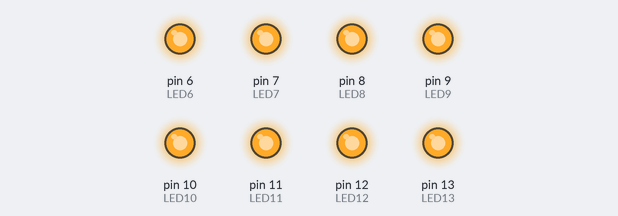
Bench run of a sketch on a simulated Arduino Uno, built with avr-gcc and run on an emulated ATmega328P. Shown: output pins drawn as LEDs (lit = HIGH).

Above: at 0.1 s.
Timing chart, 0 to 1.6 s (numbered marks = the images above):
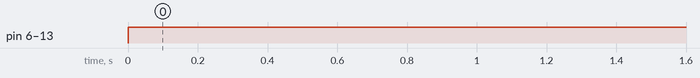

The sketch:

ledy_yikes_xd.ino
```cpp
const int LED13 = 13;
const int LED12 = 12;
const int LED11 = 11;
const int LED10 = 10;
const int LED9 = 9;
const int LED8 = 8;
const int LED7 = 7;
const int LED6 = 6;

void setup() {
  pinMode(LED13, OUTPUT); //czerowna
  pinMode(LED12, OUTPUT); //niebieska
  pinMode(LED11, OUTPUT);
  pinMode(LED10, OUTPUT);
  pinMode(LED9, OUTPUT);
  pinMode(LED8, OUTPUT);
  pinMode(LED7, OUTPUT);
  pinMode(LED6, OUTPUT);
}

void loop() {

    digitalWrite(LED13, HIGH);
    digitalWrite(LED12, HIGH);
    digitalWrite(LED11, HIGH);
    digitalWrite(LED10, HIGH);
    digitalWrite(LED9, HIGH);
    digitalWrite(LED8, HIGH);
    digitalWrite(LED7, HIGH);
    digitalWrite(LED6, HIGH);

}
```

Measured:
- by itself, pin 6 (LED6), pin 7 (LED7), pin 8 (LED8), pin 9 (LED9), pin 10 (LED10), pin 11 (LED11), pin 12 (LED12), pin 13 (LED13): LOW → HIGH at 0.00 s
